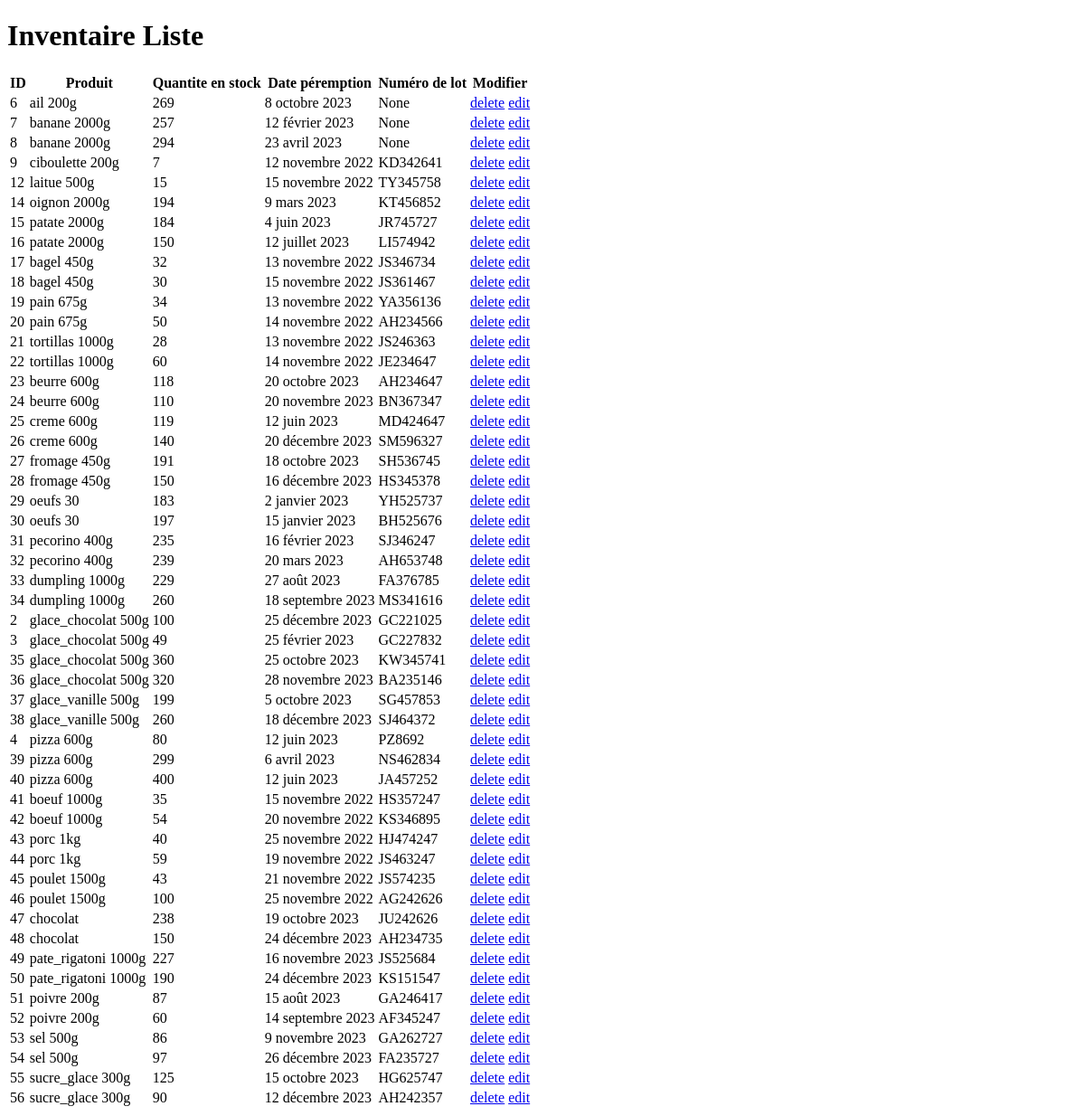
Before: /inventaire/liste/ with the older database file.
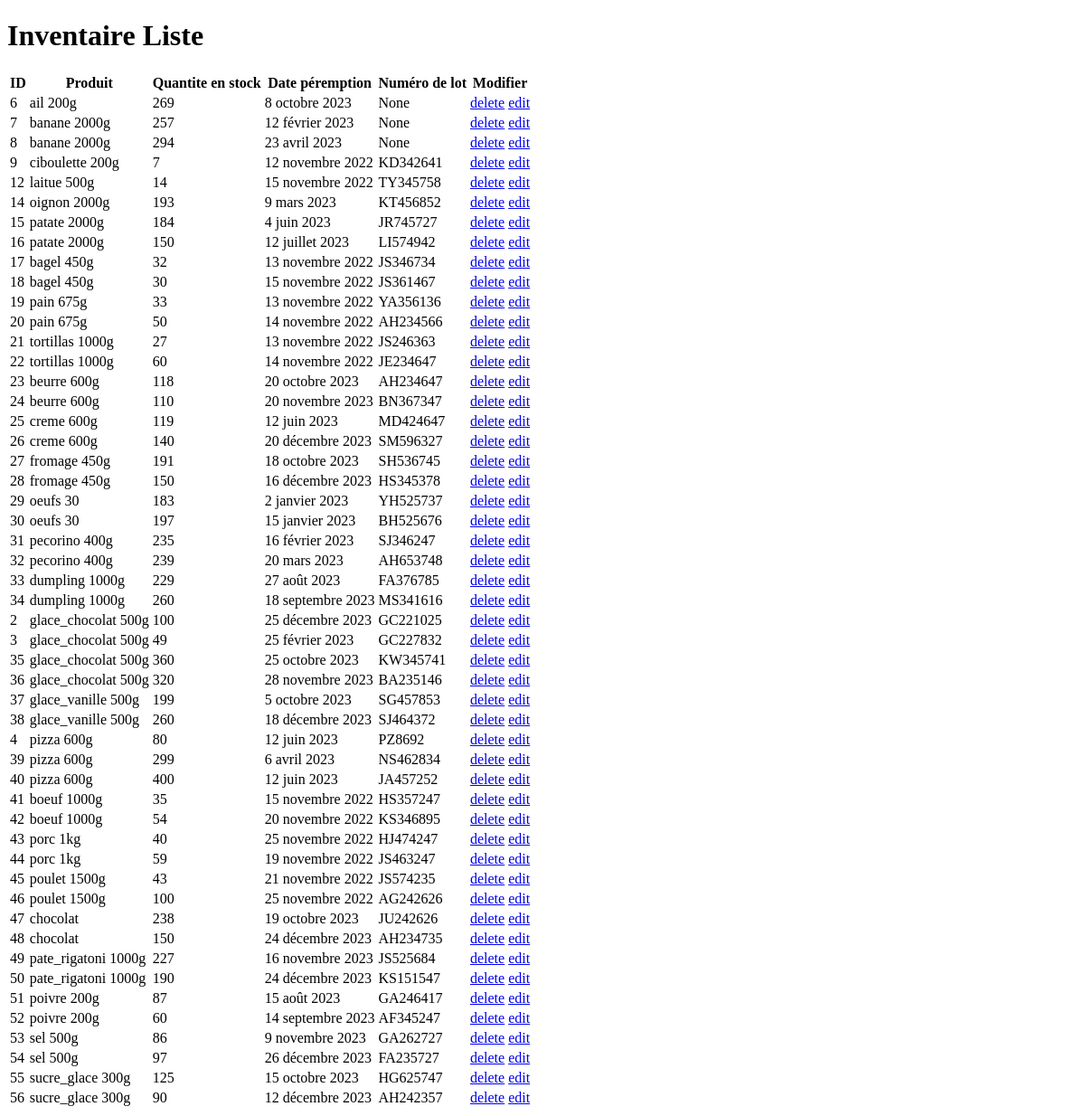
After: the same page with the newer database file.
### gestion_vente/models.py (models this page shows)
class Inventaire(models.Model):
    idProduit = models.ForeignKey(verbose_name="id produit", to="Produit", to_field="id", on_delete=models.CASCADE)
    inventaire = models.IntegerField(verbose_name="quantite",default=0)
    dateLimite = models.DateField(verbose_name="date peremption",default='9999-12-31', null=True, blank=True)
    numLot = models.CharField(verbose_name='numero de lot', max_length=20, null=True, blank=True)

class Produit(models.Model):
    nomProduit = models.CharField(verbose_name='Nom du Produit', max_length=20)
    typeProduit = models.CharField(verbose_name='type du produit', max_length=20, default="produit")
    prixUnitair = models.DecimalField(verbose_name="Prix Unitaire", max_digits=10, decimal_places=2, default=0)
    lienPhoto = models.CharField(verbose_name='lien photo', max_length=100, default="")
    def __str__(self) -> str:
        return self.nomProduit

### gestion_vente/views.py (the view)
# urls.py: path("inventaire/liste/", views.inventaire_liste, name="inventaire_liste"),
def inventaire_liste(request):
    inventaires = models.Inventaire.objects.all().order_by("dateLimite").order_by("idProduit")
    return render(request, "inventaire_liste.html", {"liste":inventaires} )

### gestion_vente/templates/inventaire_liste.html (shortened to what this page needs)
<!DOCTYPE html>
<html lang="en">
<head>
</head>
<body>
    <h1>Inventaire Liste</h1>
    <table>
        <thead>
            <th>ID</th>
            <th>Produit</th>
            <th>Quantite en stock</th>
            <th>Date péremption</th>
            <th>Numéro de lot</th>
            <th>Modifier</th>
        </thead>
        <tbody>
            {% for obj in liste %}
            <tr>
                <td>{{ obj.id }}</td>
                <td>{{ obj.idProduit }}</td>
                <td>{{ obj.inventaire }}</td>
                <td>{{ obj.dateLimite }}</td>
                <td>{{ obj.numLot }}</td>
                <td>
                    <a href="/inventaire/{{ obj.id }}/delete/">delete</a>
                    <a href="/inventaire/{{ obj.id }}/edit/">edit</a>
                </td>
            </tr>
            {% endfor %}
        </tbody>
    </table>
</body>
</html>

Changed rows visible on the page:
changed Inventaire "TY345758": inventaire "15" → "14"
changed Inventaire "9 mars 2023": inventaire "194" → "193"
changed Inventaire "YA356136": inventaire "34" → "33"
changed Inventaire "JS246363": inventaire "28" → "27"
